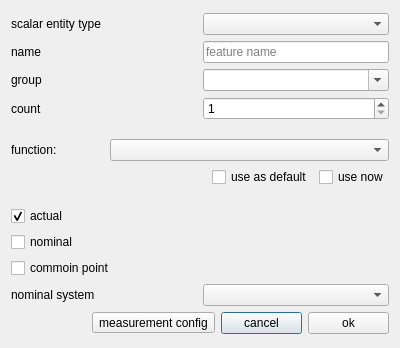
<?xml version="1.0" encoding="UTF-8"?>
<ui version="4.0">
 <class>ScalarEntityDialog</class>
 <widget class="QDialog" name="ScalarEntityDialog">
  <property name="geometry">
   <rect>
    <x>0</x>
    <y>0</y>
    <width>400</width>
    <height>348</height>
   </rect>
  </property>
  <property name="maximumSize">
   <size>
    <width>16777215</width>
    <height>16777215</height>
   </size>
  </property>
  <property name="windowTitle">
   <string>create scalar entity</string>
  </property>
  <layout class="QGridLayout" name="gridLayout">
   <item row="0" column="0">
    <layout class="QVBoxLayout" name="verticalLayout">
     <item>
      <layout class="QHBoxLayout" name="horizontalLayout_2" stretch="1,1">
       <item>
        <widget class="QLabel" name="label_scalarEntityType">
         <property name="text">
          <string>scalar entity type</string>
         </property>
        </widget>
       </item>
       <item>
        <widget class="QComboBox" name="comboBox_scalarEntityType"/>
       </item>
      </layout>
     </item>
     <item>
      <layout class="QHBoxLayout" name="horizontalLayout_3" stretch="1,1">
       <item>
        <widget class="QLabel" name="label_name">
         <property name="text">
          <string>name</string>
         </property>
        </widget>
       </item>
       <item>
        <widget class="QLineEdit" name="lineEdit_name">
         <property name="placeholderText">
          <string>feature name</string>
         </property>
        </widget>
       </item>
      </layout>
     </item>
     <item>
      <layout class="QHBoxLayout" name="horizontalLayout_5">
       <item>
        <widget class="QLabel" name="label_group">
         <property name="text">
          <string>group</string>
         </property>
        </widget>
       </item>
       <item>
        <widget class="QComboBox" name="comboBox_group">
         <property name="editable">
          <bool>true</bool>
         </property>
        </widget>
       </item>
      </layout>
     </item>
     <item>
      <layout class="QHBoxLayout" name="horizontalLayout_4" stretch="1,1">
       <item>
        <widget class="QLabel" name="label_count">
         <property name="text">
          <string>count</string>
         </property>
        </widget>
       </item>
       <item>
        <widget class="QSpinBox" name="spinBox_count">
         <property name="minimum">
          <number>1</number>
         </property>
         <property name="maximum">
          <number>1000</number>
         </property>
        </widget>
       </item>
      </layout>
     </item>
     <item>
      <spacer name="verticalSpacer_2">
       <property name="orientation">
        <enum>Qt::Vertical</enum>
       </property>
       <property name="sizeType">
        <enum>QSizePolicy::Fixed</enum>
       </property>
       <property name="sizeHint" stdset="0">
        <size>
         <width>282</width>
         <height>13</height>
        </size>
       </property>
      </spacer>
     </item>
     <item>
      <layout class="QHBoxLayout" name="horizontalLayout_7" stretch="1,3">
       <item>
        <widget class="QLabel" name="label">
         <property name="text">
          <string>function:</string>
         </property>
        </widget>
       </item>
       <item>
        <widget class="QComboBox" name="comboBox_function"/>
       </item>
      </layout>
     </item>
     <item>
      <layout class="QHBoxLayout" name="horizontalLayout_8">
       <item>
        <spacer name="horizontalSpacer_2">
         <property name="orientation">
          <enum>Qt::Horizontal</enum>
         </property>
         <property name="sizeHint" stdset="0">
          <size>
           <width>40</width>
           <height>20</height>
          </size>
         </property>
        </spacer>
       </item>
       <item>
        <widget class="QCheckBox" name="checkBox_useDefault">
         <property name="text">
          <string>use as default</string>
         </property>
        </widget>
       </item>
       <item>
        <widget class="QCheckBox" name="checkBox_useNow">
         <property name="text">
          <string>use now</string>
         </property>
        </widget>
       </item>
      </layout>
     </item>
     <item>
      <spacer name="verticalSpacer">
       <property name="orientation">
        <enum>Qt::Vertical</enum>
       </property>
       <property name="sizeType">
        <enum>QSizePolicy::Fixed</enum>
       </property>
       <property name="sizeHint" stdset="0">
        <size>
         <width>282</width>
         <height>13</height>
        </size>
       </property>
      </spacer>
     </item>
     <item>
      <widget class="QCheckBox" name="checkBox_actual">
       <property name="text">
        <string>actual</string>
       </property>
       <property name="checked">
        <bool>true</bool>
       </property>
      </widget>
     </item>
     <item>
      <widget class="QCheckBox" name="checkBox_nominal">
       <property name="text">
        <string>nominal</string>
       </property>
      </widget>
     </item>
     <item>
      <widget class="QCheckBox" name="checkBox_commonPoint">
       <property name="text">
        <string>commoin point</string>
       </property>
      </widget>
     </item>
     <item>
      <layout class="QHBoxLayout" name="horizontalLayout_6" stretch="1,1">
       <item>
        <widget class="QLabel" name="label_nominalSystem">
         <property name="text">
          <string>nominal system</string>
         </property>
        </widget>
       </item>
       <item>
        <widget class="QComboBox" name="comboBox_nominalSystem"/>
       </item>
      </layout>
     </item>
     <item>
      <layout class="QHBoxLayout" name="horizontalLayout" stretch="1,1,1,1">
       <item>
        <spacer name="horizontalSpacer">
         <property name="orientation">
          <enum>Qt::Horizontal</enum>
         </property>
         <property name="sizeHint" stdset="0">
          <size>
           <width>40</width>
           <height>20</height>
          </size>
         </property>
        </spacer>
       </item>
       <item>
        <widget class="QToolButton" name="toolButton_mConfig">
         <property name="text">
          <string>measurement config</string>
         </property>
        </widget>
       </item>
       <item>
        <widget class="QPushButton" name="pushButton_cancel">
         <property name="text">
          <string>cancel</string>
         </property>
        </widget>
       </item>
       <item>
        <widget class="QPushButton" name="pushButton_ok">
         <property name="text">
          <string>ok</string>
         </property>
        </widget>
       </item>
      </layout>
     </item>
    </layout>
   </item>
  </layout>
 </widget>
 <resources/>
 <connections/>
</ui>
